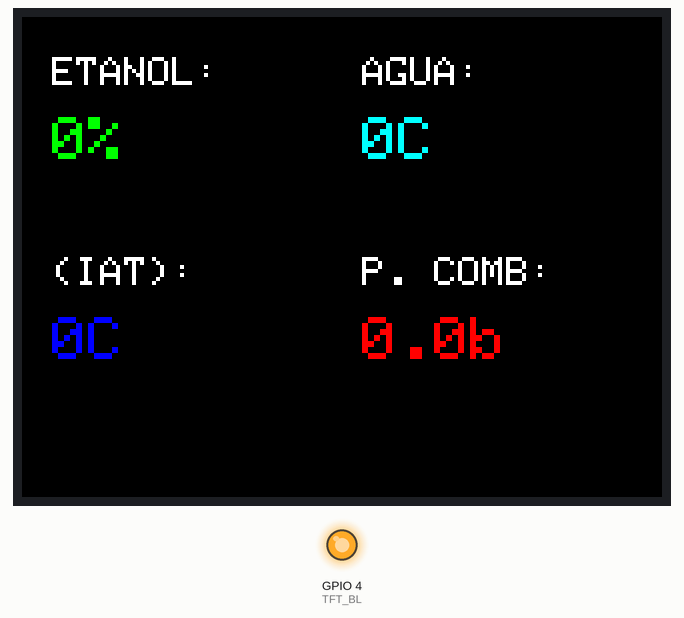
Simulated run of this sketch. Board: ESP32-S3. Shown: 320×240 colour display, output pins drawn as LEDs (lit = HIGH). No CAN messages arrive unless stated.

Above: at 0.3 s.

The sketch:

Monitor-v-1.ino
```cpp
#include <Arduino.h>
#include <driver/twai.h>
#include <SPI.h>
#include <Adafruit_GFX.h>
#include <Adafruit_ST7789.h>
#include <XPT2046_Touchscreen.h>
// AJUSTE: Incluída a biblioteca para gerenciar o Watchdog Timer (WDT)
#include <esp_task_wdt.h>

// Pinos do Display ST7789
#define TFT_CS    5
#define TFT_DC    6
#define TFT_RST   7
#define TFT_MOSI  35
#define TFT_SCK   36
#define TFT_BL    4

// Pinos do Touch XPT2046
#define TOUCH_CS    10
#define TOUCH_IRQ   18
#define TOUCH_MISO  37

// Pinos do Transceiver CAN
#define CAN_TX 16
#define CAN_RX 15

#define SHIFT_LIGHT_RPM 6500

// Utiliza a instância SPI padrão do ESP32-S3
Adafruit_ST7789 tft = Adafruit_ST7789(&SPI, TFT_CS, TFT_DC, TFT_RST);
XPT2046_Touchscreen ts(TOUCH_CS, TOUCH_IRQ);

// Variáveis voláteis dos Sensores OBD2
volatile int currentRpm = 0;
volatile bool shiftLightAtivo = false;

int currentEtanol = 0, currentAgua = 0, currentIat = 0;
float currentCombustivelBar = 0.0;

// Variáveis de controle de tela
int lastEtanol = -1, lastAgua = -1, lastIat = -1;
float lastCombustivelBar = -1.0;
bool flashEstado = false;
bool tcDesativadoEstado = false;

// Gerenciamento da rajada TC OFF Assíncrona
bool enviandoRajadaTC = false;
int contadorFramesTC = 0;
unsigned long lastFrameTCTime = 0;

// Coordenadas do Botão Virtual Touch na Tela
const int btnX = 15;
const int btnY = 205;
const int btnW = 110;
const int btnH = 30;

enum SEC_OBD_STATES { REQ_ETANOL, REQ_AGUA, REQ_IAT, REQ_FUEL_PRESS };
SEC_OBD_STATES secState = REQ_ETANOL;

unsigned long lastRpmRequestTime = 0;
unsigned long lastSecRequestTime = 0;
unsigned long lastTouchTime = 0;
unsigned long lastFlashTime = 0;

const unsigned long rpmRequestInterval = 12;
const unsigned long secRequestInterval = 200;
const unsigned long flashInterval = 40;

// Variáveis de controle UDS do ABS
unsigned long lastUdsTime = 0;
int etapaUDS = 0;

void setupCAN() {
    twai_general_config_t g_config = TWAI_GENERAL_CONFIG_DEFAULT((gpio_num_t)CAN_TX, (gpio_num_t)CAN_RX, TWAI_MODE_NORMAL);
    g_config.rx_queue_len = 100;
    twai_timing_config_t t_config = TWAI_TIMING_CONFIG_500KBITS();
    twai_filter_config_t f_config = TWAI_FILTER_CONFIG_ACCEPT_ALL();
    twai_driver_install(&g_config, &t_config, &f_config);
    twai_start();
}

void verificarStatusCAN() {
    twai_status_info_t status_info;
    twai_get_status_info(&status_info);
    if (status_info.state == TWAI_STATE_BUS_OFF) {
        twai_initiate_recovery();
        vTaskDelay(pdMS_TO_TICKS(10));
        twai_start();
    }
}

inline void sendOBDRequest(uint8_t pid) {
    twai_message_t message;
    message.identifier = 0x7DF;
    message.extd = 0;
    message.rtr = 0;
    message.data_length_code = 8;
    message.data[0] = 0x02;
    message.data[1] = 0x01;
    message.data[2] = pid;
    for(int i=3; i<8; i++) message.data[i] = 0x55;

    twai_transmit(&message, pdMS_TO_TICKS(2));
}

void desenharInterfaceBase(bool emAlerta) {
    tft.fillScreen(ST77XX_BLACK);

    if (!emAlerta) {
        tft.setTextColor(ST77XX_WHITE);
        tft.setTextSize(2);
        tft.setCursor(15, 20); tft.print("ETANOL:");
        tft.setCursor(170, 20); tft.print("AGUA:");
        tft.setCursor(15, 120); tft.print("(IAT):");
        tft.setCursor(170, 120); tft.print("P. COMB:");

        lastEtanol = -1; lastAgua = -1; lastIat = -1; lastCombustivelBar = -1.0;
    }
}

void setup() {
    Serial.begin(115200);

    // ANTES DO AJUSTE: Não havia monitoramento de travamento (Watchdog).
    // DEPOIS DO AJUSTE: Inicializa o Watchdog com 10 segundos de timeout.
    esp_task_wdt_config_t wdt_config = {
        .timeout_ms = 10000, // 10 segundos
        .idle_core_mask = (1 << 0), // Monitorar o core 0
        .trigger_panic = true // Reiniciar em caso de timeout
    };
    esp_task_wdt_init(&wdt_config);
    esp_task_wdt_add(NULL); // Adiciona a tarefa atual ao monitoramento

    pinMode(TFT_BL, OUTPUT);
    digitalWrite(TFT_BL, HIGH);

    SPI.begin(TFT_SCK, TOUCH_MISO, TFT_MOSI, -1);

    tft.init(240, 320);
    tft.setRotation(5);
    tft.invertDisplay(false);

    ts.begin(SPI);
    ts.setRotation(1);

    desenharInterfaceBase(false);
    setupCAN();
}

void loop() {
    // ANTES DO AJUSTE: O processador poderia travar silenciosamente.
    // DEPOIS DO AJUSTE: Reseta o timer do Watchdog a cada ciclo do loop.
    esp_task_wdt_reset();

    unsigned long currentMillis = millis();

    verificarStatusCAN();

    if (currentMillis - lastTouchTime > 200) {
        if (ts.touched()) {
            TS_Point p = ts.getPoint();
            int xPixel = map(p.x, 300, 3800, 0, 320);
            int yPixel = map(p.y, 300, 3800, 0, 240);

            if (xPixel >= btnX && xPixel <= (btnX + btnW) && yPixel >= btnY && yPixel <= (btnY + btnH)) {
                lastTouchTime = currentMillis;
                if (!shiftLightAtivo) {
                    tcDesativadoEstado = !tcDesativadoEstado;
                }
            }
        }
    }

    if (currentMillis - lastRpmRequestTime >= rpmRequestInterval) {
        lastRpmRequestTime = currentMillis;
        sendOBDRequest(0x0C);
    }

    if (!shiftLightAtivo && (currentMillis - lastSecRequestTime >= secRequestInterval)) {
        lastSecRequestTime = currentMillis;
        switch (secState) {
            case REQ_ETANOL:     sendOBDRequest(0x52); secState = REQ_AGUA; break;
            case REQ_AGUA:       sendOBDRequest(0x05); secState = REQ_IAT; break;
            case REQ_IAT:        sendOBDRequest(0x0F); secState = REQ_FUEL_PRESS; break;
            case REQ_FUEL_PRESS: sendOBDRequest(0x23); secState = REQ_ETANOL; break;
        }
    }

    twai_message_t rx_msg;
    while (twai_receive(&rx_msg, 0) == ESP_OK) {
        if (rx_msg.identifier == 0x7E8 && rx_msg.data[0] >= 0x02 && rx_msg.data[1] == 0x41) {
            uint8_t pidRespondido = rx_msg.data[2];
            if (pidRespondido == 0x0C) {
                currentRpm = ((rx_msg.data[3] * 256) + rx_msg.data[4]) / 4;
                if (currentRpm >= SHIFT_LIGHT_RPM) {
                    if (!shiftLightAtivo) shiftLightAtivo = true;
                } else {
                    if (shiftLightAtivo) {
                        shiftLightAtivo = false;
                        desenharInterfaceBase(false);
                    }
                }
            }
            else if (!shiftLightAtivo) {
                switch (pidRespondido) {
                    case 0x52: currentEtanol = rx_msg.data[3] * (100.0 / 255.0); break;
                    case 0x05: currentAgua = rx_msg.data[3] - 40; break;
                    case 0x0F: currentIat = rx_msg.data[3] - 40; break;
                    case 0x23: currentCombustivelBar = (((rx_msg.data[3] * 256) + rx_msg.data[4])) / 100.0; break;
                }
            }
        }
    }

    if (shiftLightAtivo) {
        if (currentMillis - lastFlashTime >= flashInterval) {
            lastFlashTime = currentMillis;
            flashEstado = !flashEstado;
            if (flashEstado) {
                tft.fillRect(5, 5, 310, 195, ST77XX_YELLOW);
                tft.setTextColor(ST77XX_BLACK);
                tft.setTextSize(5);
                tft.setCursor(85, 80);
                tft.print("SHIFT");
            } else {
                tft.fillRect(5, 5, 310, 195, ST77XX_BLACK);
            }
        }
    }
    else {
        tft.setTextSize(3);
        if (currentEtanol != lastEtanol) {
            tft.fillRect(15, 50, 110, 30, ST77XX_BLACK);
            tft.setCursor(15, 50); tft.setTextColor(ST77XX_GREEN);
            tft.print(currentEtanol); tft.print("%");
            lastEtanol = currentEtanol;
        }
        if (currentAgua != lastAgua) {
            tft.fillRect(170, 50, 110, 30, ST77XX_BLACK);
            tft.setCursor(170, 50);
            tft.setTextColor(currentAgua > 100 ? ST77XX_RED : ST77XX_CYAN);
            tft.print(currentAgua); tft.print("C");
            lastAgua = currentAgua;
        }
        if (currentIat != lastIat) {
            tft.fillRect(15, 150, 110, 30, ST77XX_BLACK);
            tft.setCursor(15, 150);
            tft.setTextColor(currentIat > 50 ? ST77XX_ORANGE : ST77XX_BLUE);
            tft.print(currentIat); tft.print("C");
            lastIat = currentIat;
        }
        if (currentCombustivelBar != lastCombustivelBar) {
            tft.fillRect(170, 150, 130, 30, ST77XX_BLACK);
            tft.setCursor(170, 150);
            tft.setTextColor(currentCombustivelBar < 3.0 ? ST77XX_RED : ST77XX_WHITE);
            tft.print(currentCombustivelBar, 1); tft.print("b");
            lastCombustivelBar = currentCombustivelBar;
        }
    }
}
```
